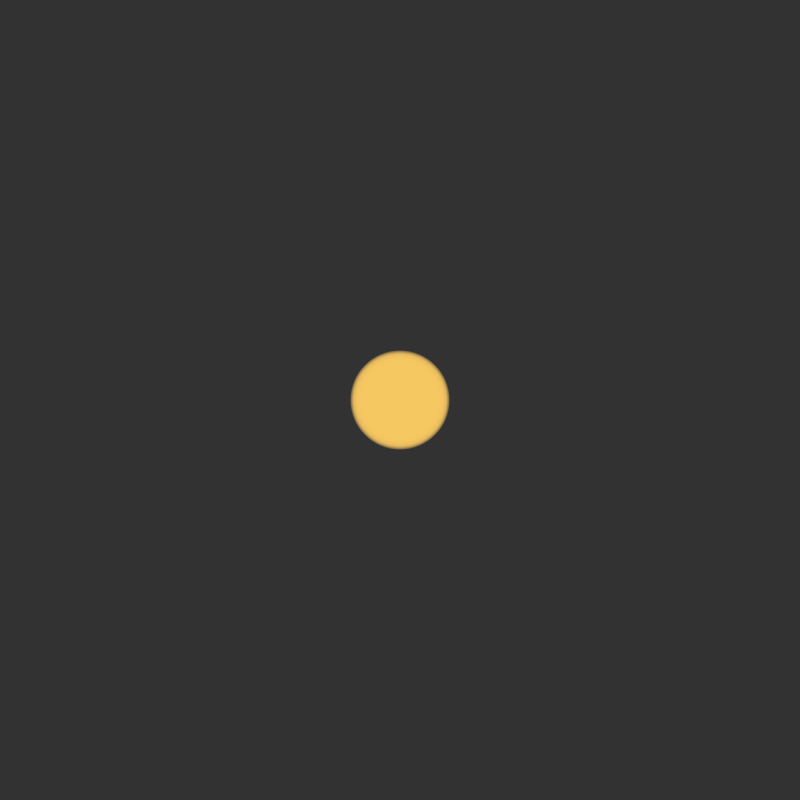
Frame 1 (no input)
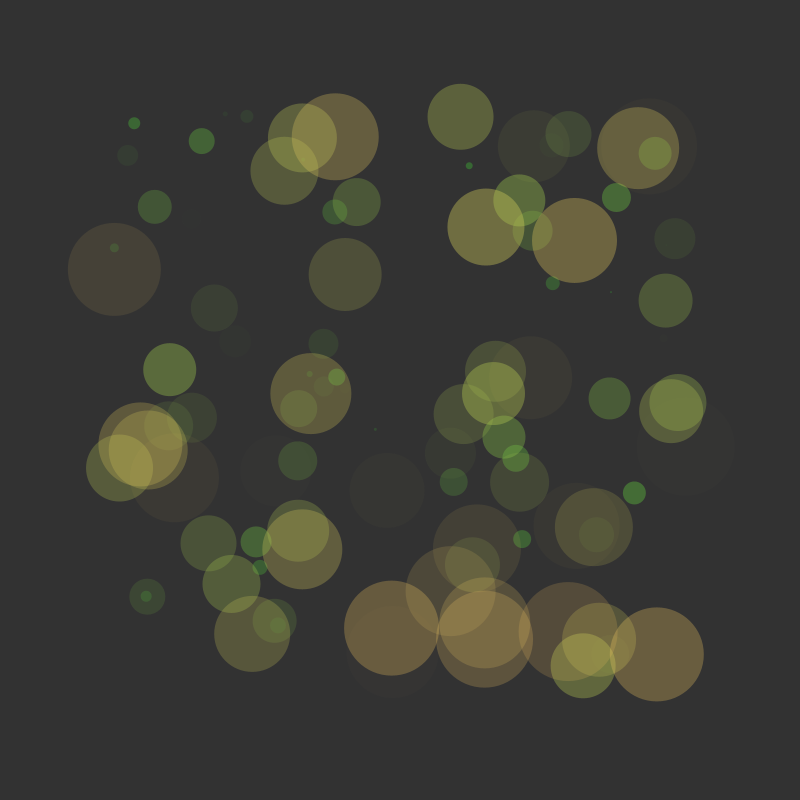
Frame 60 (the mouse pressed at the canvas centre just before this capture)
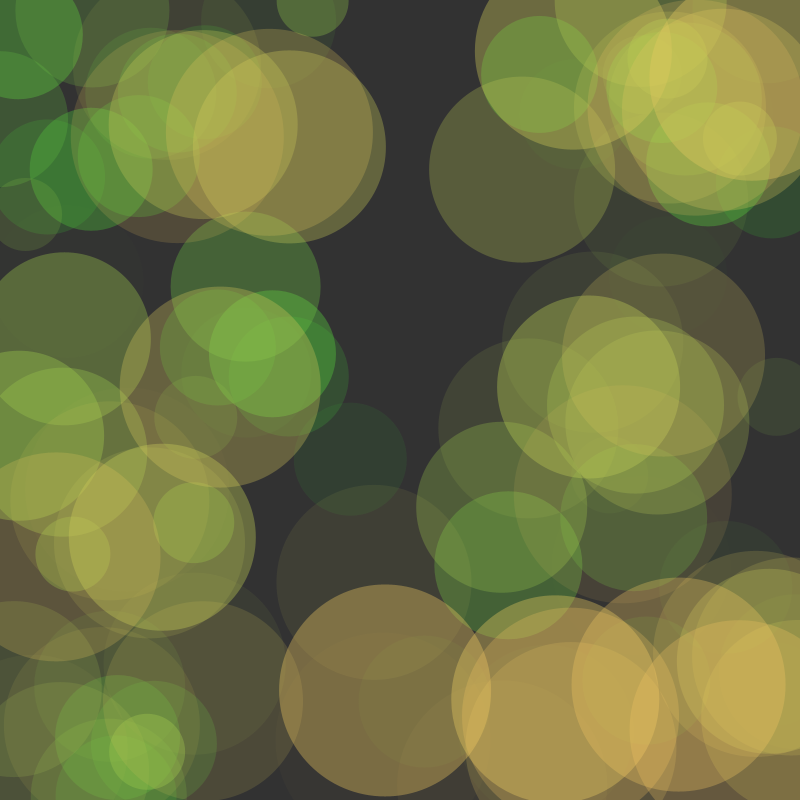
Frame 120 (the mouse held since frame 60 and released just before this capture)

The Processing sketch that drew these frames (run headless with seeded random() and noise(); from frame 60 on, the mouse is pressed at the canvas centre):

// Processing sketch: array1
// ── array1.pde
int NUMBALLS = 100;
float a=0;
float[] ballX = new float[NUMBALLS];
float[] ballY = new float[NUMBALLS];
float[] dx = new float[NUMBALLS];
float[] dy = new float[NUMBALLS];

void setup() {
  size(800,800);
  
  noStroke();
  textAlign(CENTER, CENTER);
  
  for (int i = 0; i < NUMBALLS; i++) {
    ballX[i] = width/2;
    ballY[i] = height/2;
    dx[i] = random(-5,5);
    dy[i] = random(-5,5);
    
    //ballX[i] = 0;
    //ballY[i] = map(i,0,NUMBALLS,0,height);
    //dx[i] = map(i,0,NUMBALLS,0,5);
    //dy[i] = 0;
  }
}

void draw() {
  background(50);
  
  for (int i = 0; i < NUMBALLS; i++) {
    fill(map(i,0,NUMBALLS,50,255),200,map(i,0,NUMBALLS,50,100),random(0,100));
    ellipse(ballX[i], ballY[i], i+a, i+a);
    //fill(0);
    //text(i, ballX[i], ballY[i]);
    ballX[i] += dx[i];
    ballY[i] += dy[i];
    
    if (ballX[i] > width || ballX[i] < 0) {
      ballX[i] -= dx[i];
      dx[i] = -dx[i];
      a+=10;
      
    }
    
    if (ballY[i] > height || ballY[i] < 0) {
      ballY[i] -= dy[i];
      dy[i] = -dy[i];
        a*=-1;
    }
    
  }
}
